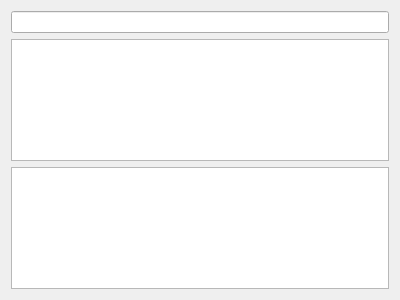
<?xml version="1.0" encoding="UTF-8"?>
<ui version="4.0">
 <class>TestForm</class>
 <widget class="QWidget" name="TestForm">
  <property name="geometry">
   <rect>
    <x>0</x>
    <y>0</y>
    <width>400</width>
    <height>300</height>
   </rect>
  </property>
  <property name="windowTitle">
   <string>Form</string>
  </property>
  <layout class="QVBoxLayout" name="verticalLayout">
   <item>
    <widget class="QLineEdit" name="lineEdit"/>
   </item>
   <item>
    <widget class="QListWidget" name="listWidget"/>
   </item>
   <item>
    <widget class="QListView" name="listView"/>
   </item>
  </layout>
 </widget>
 <resources/>
 <connections/>
</ui>
